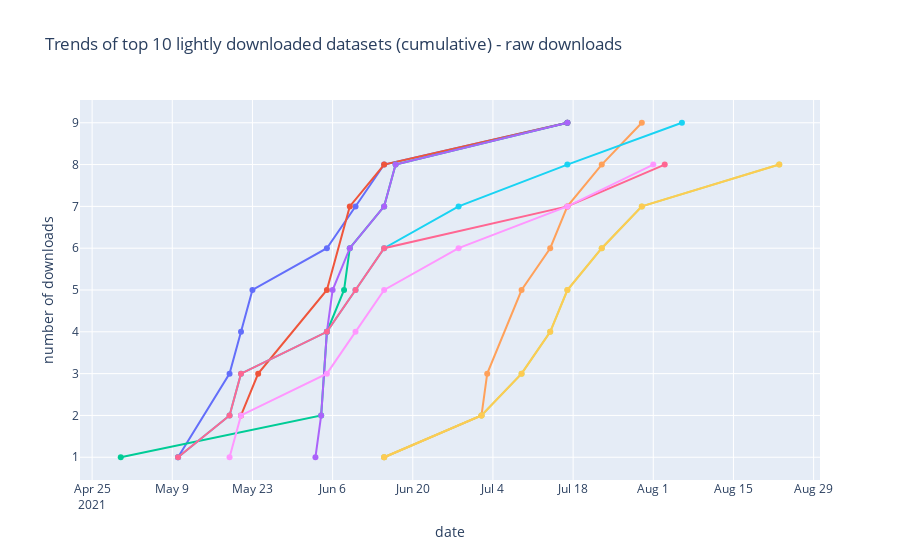

Notebook cell for this chart:
### Markdown cell above
##### Lightly downloaded

### Code cell
top10_raw = top_ds_raw[top_ds_raw['raw downloads'] <10][0:10]
active_raw_ids = top10_raw['dataset_id'].tolist()
active_raw_names = top10_raw['dataset_name'].tolist()

dataset_download_trends(active_raw_ids, active_raw_names, 'Trends of top 10 lightly downloaded datasets (cumulative) - raw downloads')

### Figure 1 — Plotly figure (JSON) as saved in the notebook; plotly's stock layout.template omitted (floating-point values rounded to 4 significant figures)
{"data": [{"hovertemplate": "<i>Date</i>: %{x}<br>Downloads</i>: %{y}<br><br>%{text}</i>", "mode": "lines+markers", "text": ["Limb muscle — A single-cell transcriptomic atlas characterizes ageing tissues in the mouse", "Limb muscle — A single-cell transcriptomic atlas characterizes ageing tissues in the mouse", "Limb muscle — A single-cell transcriptomic atlas characterizes ageing tissues in the mouse", "Limb muscle — A single-cell transcriptomic atlas characterizes ageing tissues in the mouse", "Limb muscle — A single-cell transcriptomic atlas characterizes ageing tissues in the mouse", "Limb muscle — A single-cell transcriptomic atlas characterizes ageing tissues in the mouse", "Limb muscle — A single-cell transcriptomic atlas characterizes ageing tissues in the mouse", "Limb muscle — A single-cell transcriptomic atlas characterizes ageing tissues in the mouse"], "type": "scatter", "x": ["2021-05-10", "2021-05-19", "2021-05-21", "2021-05-23", "2021-06-05", "2021-06-10", "2021-06-15", "2021-07-17"], "y": [1, 3, 4, 5, 6, 7, 8, 9]}, {"hovertemplate": "<i>Date</i>: %{x}<br>Downloads</i>: %{y}<br><br>%{text}</i>", "mode": "lines+markers", "text": ["An integrated transcriptomic and epigenomic atlas of mouse primary motor cortex cell types", "An integrated transcriptomic and epigenomic atlas of mouse primary motor cortex cell types", "An integrated transcriptomic and epigenomic atlas of mouse primary motor cortex cell types", "An integrated transcriptomic and epigenomic atlas of mouse primary motor cortex cell types", "An integrated transcriptomic and epigenomic atlas of mouse primary motor cortex cell types", "An integrated transcriptomic and epigenomic atlas of mouse primary motor cortex cell types"], "type": "scatter", "x": ["2021-05-21", "2021-05-24", "2021-06-05", "2021-06-09", "2021-06-15", "2021-07-17"], "y": [2, 3, 5, 7, 8, 9]}, {"hovertemplate": "<i>Date</i>: %{x}<br>Downloads</i>: %{y}<br><br>%{text}</i>", "mode": "lines+markers", "text": ["Molecular characterization of selectively vulnerable neurons in Alzheimer's Disease: caudal entorhinal cortex", "Molecular characterization of selectively vulnerable neurons in Alzheimer's Disease: caudal entorhinal cortex", "Molecular characterization of selectively vulnerable neurons in Alzheimer's Disease: caudal entorhinal cortex", "Molecular characterization of selectively vulnerable neurons in Alzheimer's Disease: caudal entorhinal cortex", "Molecular characterization of selectively vulnerable neurons in Alzheimer's Disease: caudal entorhinal cortex", "Molecular characterization of selectively vulnerable neurons in Alzheimer's Disease: caudal entorhinal cortex", "Molecular characterization of selectively vulnerable neurons in Alzheimer's Disease: caudal entorhinal cortex", "Molecular characterization of selectively vulnerable neurons in Alzheimer's Disease: caudal entorhinal cortex"], "type": "scatter", "x": ["2021-04-30", "2021-06-04", "2021-06-05", "2021-06-08", "2021-06-09", "2021-06-15", "2021-06-17", "2021-07-17"], "y": [1, 2, 4, 5, 6, 7, 8, 9]}, {"hovertemplate": "<i>Date</i>: %{x}<br>Downloads</i>: %{y}<br><br>%{text}</i>", "mode": "lines+markers", "text": ["Molecular characterization of selectively vulnerable neurons in Alzheimer's Disease: SFG excitatory neurons", "Molecular characterization of selectively vulnerable neurons in Alzheimer's Disease: SFG excitatory neurons", "Molecular characterization of selectively vulnerable neurons in Alzheimer's Disease: SFG excitatory neurons", "Molecular characterization of selectively vulnerable neurons in Alzheimer's Disease: SFG excitatory neurons", "Molecular characterization of selectively vulnerable neurons in Alzheimer's Disease: SFG excitatory neurons", "Molecular characterization of selectively vulnerable neurons in Alzheimer's Disease: SFG excitatory neurons", "Molecular characterization of selectively vulnerable neurons in Alzheimer's Disease: SFG excitatory neurons", "Molecular characterization of selectively vulnerable neurons in Alzheimer's Disease: SFG excitatory neurons"], "type": "scatter", "x": ["2021-06-03", "2021-06-04", "2021-06-05", "2021-06-06", "2021-06-09", "2021-06-15", "2021-06-17", "2021-07-17"], "y": [1, 2, 4, 5, 6, 7, 8, 9]}, {"hovertemplate": "<i>Date</i>: %{x}<br>Downloads</i>: %{y}<br><br>%{text}</i>", "mode": "lines+markers", "text": ["Platelet sub_clusters of COVID-19 Immune Altas: Integration of 5 public COVID-19 PBMC single-cell datasets", "Platelet sub_clusters of COVID-19 Immune Altas: Integration of 5 public COVID-19 PBMC single-cell datasets", "Platelet sub_clusters of COVID-19 Immune Altas: Integration of 5 public COVID-19 PBMC single-cell datasets", "Platelet sub_clusters of COVID-19 Immune Altas: Integration of 5 public COVID-19 PBMC single-cell datasets", "Platelet sub_clusters of COVID-19 Immune Altas: Integration of 5 public COVID-19 PBMC single-cell datasets", "Platelet sub_clusters of COVID-19 Immune Altas: Integration of 5 public COVID-19 PBMC single-cell datasets", "Platelet sub_clusters of COVID-19 Immune Altas: Integration of 5 public COVID-19 PBMC single-cell datasets", "Platelet sub_clusters of COVID-19 Immune Altas: Integration of 5 public COVID-19 PBMC single-cell datasets"], "type": "scatter", "x": ["2021-06-15", "2021-07-02", "2021-07-03", "2021-07-09", "2021-07-14", "2021-07-17", "2021-07-23", "2021-07-30"], "y": [1, 2, 3, 5, 6, 7, 8, 9]}, {"hovertemplate": "<i>Date</i>: %{x}<br>Downloads</i>: %{y}<br><br>%{text}</i>", "mode": "lines+markers", "text": ["Heart — A single-cell transcriptomic atlas characterizes ageing tissues in the mouse", "Heart — A single-cell transcriptomic atlas characterizes ageing tissues in the mouse", "Heart — A single-cell transcriptomic atlas characterizes ageing tissues in the mouse", "Heart — A single-cell transcriptomic atlas characterizes ageing tissues in the mouse", "Heart — A single-cell transcriptomic atlas characterizes ageing tissues in the mouse", "Heart — A single-cell transcriptomic atlas characterizes ageing tissues in the mouse", "Heart — A single-cell transcriptomic atlas characterizes ageing tissues in the mouse", "Heart — A single-cell transcriptomic atlas characterizes ageing tissues in the mouse", "Heart — A single-cell transcriptomic atlas characterizes ageing tissues in the mouse"], "type": "scatter", "x": ["2021-05-10", "2021-05-19", "2021-05-21", "2021-06-05", "2021-06-10", "2021-06-15", "2021-06-28", "2021-07-17", "2021-08-06"], "y": [1, 2, 3, 4, 5, 6, 7, 8, 9]}, {"hovertemplate": "<i>Date</i>: %{x}<br>Downloads</i>: %{y}<br><br>%{text}</i>", "mode": "lines+markers", "text": ["Heart — A single-cell transcriptomic atlas characterizes ageing tissues in the mouse", "Heart — A single-cell transcriptomic atlas characterizes ageing tissues in the mouse", "Heart — A single-cell transcriptomic atlas characterizes ageing tissues in the mouse", "Heart — A single-cell transcriptomic atlas characterizes ageing tissues in the mouse", "Heart — A single-cell transcriptomic atlas characterizes ageing tissues in the mouse", "Heart — A single-cell transcriptomic atlas characterizes ageing tissues in the mouse", "Heart — A single-cell transcriptomic atlas characterizes ageing tissues in the mouse", "Heart — A single-cell transcriptomic atlas characterizes ageing tissues in the mouse"], "type": "scatter", "x": ["2021-05-10", "2021-05-19", "2021-05-21", "2021-06-05", "2021-06-10", "2021-06-15", "2021-07-17", "2021-08-03"], "y": [1, 2, 3, 4, 5, 6, 7, 8]}, {"hovertemplate": "<i>Date</i>: %{x}<br>Downloads</i>: %{y}<br><br>%{text}</i>", "mode": "lines+markers", "text": ["Individual Single-Cell RNA-seq PBMC Data from Lee et al.", "Individual Single-Cell RNA-seq PBMC Data from Lee et al.", "Individual Single-Cell RNA-seq PBMC Data from Lee et al.", "Individual Single-Cell RNA-seq PBMC Data from Lee et al.", "Individual Single-Cell RNA-seq PBMC Data from Lee et al.", "Individual Single-Cell RNA-seq PBMC Data from Lee et al.", "Individual Single-Cell RNA-seq PBMC Data from Lee et al.", "Individual Single-Cell RNA-seq PBMC Data from Lee et al."], "type": "scatter", "x": ["2021-06-15", "2021-07-02", "2021-07-09", "2021-07-14", "2021-07-17", "2021-07-23", "2021-07-30", "2021-08-23"], "y": [1, 2, 3, 4, 5, 6, 7, 8]}, {"hovertemplate": "<i>Date</i>: %{x}<br>Downloads</i>: %{y}<br><br>%{text}</i>", "mode": "lines+markers", "text": ["Large intestine — A single-cell transcriptomic atlas characterizes ageing tissues in the mouse", "Large intestine — A single-cell transcriptomic atlas characterizes ageing tissues in the mouse", "Large intestine — A single-cell transcriptomic atlas characterizes ageing tissues in the mouse", "Large intestine — A single-cell transcriptomic atlas characterizes ageing tissues in the mouse", "Large intestine — A single-cell transcriptomic atlas characterizes ageing tissues in the mouse", "Large intestine — A single-cell transcriptomic atlas characterizes ageing tissues in the mouse", "Large intestine — A single-cell transcriptomic atlas characterizes ageing tissues in the mouse", "Large intestine — A single-cell transcriptomic atlas characterizes ageing tissues in the mouse"], "type": "scatter", "x": ["2021-05-19", "2021-05-21", "2021-06-05", "2021-06-10", "2021-06-15", "2021-06-28", "2021-07-17", "2021-08-01"], "y": [1, 2, 3, 4, 5, 6, 7, 8]}, {"hovertemplate": "<i>Date</i>: %{x}<br>Downloads</i>: %{y}<br><br>%{text}</i>", "mode": "lines+markers", "text": ["Individual Single-Cell RNA-seq PBMC Data from Arunachalam et al.", "Individual Single-Cell RNA-seq PBMC Data from Arunachalam et al.", "Individual Single-Cell RNA-seq PBMC Data from Arunachalam et al.", "Individual Single-Cell RNA-seq PBMC Data from Arunachalam et al.", "Individual Single-Cell RNA-seq PBMC Data from Arunachalam et al.", "Individual Single-Cell RNA-seq PBMC Data from Arunachalam et al.", "Individual Single-Cell RNA-seq PBMC Data from Arunachalam et al.", "Individual Single-Cell RNA-seq PBMC Data from Arunachalam et al."], "type": "scatter", "x": ["2021-06-15", "2021-07-02", "2021-07-09", "2021-07-14", "2021-07-17", "2021-07-23", "2021-07-30", "2021-08-23"], "y": [1, 2, 3, 4, 5, 6, 7, 8]}], "layout": {"showlegend": false, "title": {"text": "Trends of top 10 lightly downloaded datasets (cumulative) - raw downloads"}, "xaxis": {"title": {"text": "date"}}, "yaxis": {"title": {"text": "number of downloads"}}}}
